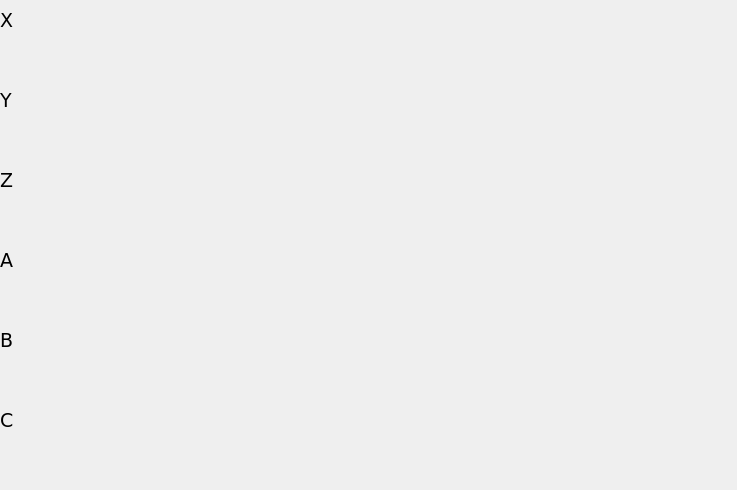
         <widget class="QWidget" name="scrollAreaWidgetContents_2">
          <property name="geometry">
           <rect>
            <x>0</x>
            <y>-122</y>
            <width>737</width>
            <height>490</height>
           </rect>
          </property>
          <property name="EvenRowColor" stdset="0">
           <color>
            <red>0</red>
            <green>0</green>
            <blue>0</blue>
           </color>
          </property>
          <property name="OddRowColor" stdset="0">
           <color>
            <red>0</red>
            <green>0</green>
            <blue>0</blue>
           </color>
          </property>
          <layout class="QGridLayout" name="gridLayout_2" columnstretch="3,0">
           <property name="leftMargin">
            <number>0</number>
           </property>
           <property name="topMargin">
            <number>0</number>
           </property>
           <property name="rightMargin">
            <number>0</number>
           </property>
           <property name="bottomMargin">
            <number>10</number>
           </property>
           <property name="spacing">
            <number>0</number>
           </property>
           <item row="1" column="1">
            <widget class="QHmiLabel" name="qHmiLabel_6">
             <property name="minimumSize">
              <size>
               <width>50</width>
               <height>40</height>
              </size>
             </property>
             <property name="font">
              <font>
               <family>DejaVu Sans</family>
               <pointsize>10</pointsize>
               <weight>50</weight>
               <italic>false</italic>
               <bold>false</bold>
              </font>
             </property>
             <property name="styleSheet">
              <string notr="true">font:10pt &quot;DejaVu Sans&quot;;
</string>
             </property>
             <property name="midLineWidth">
              <number>-1</number>
             </property>
             <property name="alignment">
              <set>Qt::AlignRight|Qt::AlignTrailing|Qt::AlignVCenter</set>
             </property>
             <property name="wordWrap">
              <bool>true</bool>
             </property>
             <property name="fieldName">
              <cstring>CONF1__FB_RESET_AXIS_X.SSTATUS</cstring>
             </property>
             <property name="PasswordLevel" stdset="0">
              <number>0</number>
             </property>
             <property name="Hide" stdset="0">
              <bool>true</bool>
             </property>
            </widget>
           </item>
           <item row="0" column="1">
            <widget class="QHmiLabel" name="qHmiLabel_5">
             <property name="minimumSize">
              <size>
               <width>50</width>
               <height>40</height>
              </size>
             </property>
             <property name="font">
              <font>
               <family>DejaVu Sans</family>
               <pointsize>10</pointsize>
               <weight>50</weight>
               <italic>false</italic>
               <bold>false</bold>
              </font>
             </property>
             <property name="styleSheet">
              <string notr="true">font:10pt &quot;DejaVu Sans&quot;;
</string>
             </property>
             <property name="midLineWidth">
              <number>-1</number>
             </property>
             <property name="alignment">
              <set>Qt::AlignRight|Qt::AlignTrailing|Qt::AlignVCenter</set>
             </property>
             <property name="wordWrap">
              <bool>true</bool>
             </property>
             <property name="fieldName">
              <cstring>CONF1_AXIS_X.AXIS_ERRORSTR</cstring>
             </property>
             <property name="PasswordLevel" stdset="0">
              <number>0</number>
             </property>
             <property name="Hide" stdset="0">
              <bool>true</bool>
             </property>
            </widget>
           </item>
           <item row="10" column="0">
            <widget class="QLabel" name="label_14">
             <property name="font">
              <font>
               <family>DejaVu Sans</family>
               <pointsize>14</pointsize>
               <weight>50</weight>
               <italic>false</italic>
               <bold>false</bold>
              </font>
             </property>
             <property name="styleSheet">
              <string notr="true">font:14pt &quot;DejaVu Sans&quot;;
</string>
             </property>
             <property name="text">
              <string>C</string>
             </property>
             <property name="PasswordLevel" stdset="0">
              <number>0</number>
             </property>
             <property name="Hide" stdset="0">
              <bool>true</bool>
             </property>
            </widget>
           </item>
           <item row="4" column="1">
            <widget class="QHmiLabel" name="qHmiLabel_9">
             <property name="minimumSize">
              <size>
               <width>50</width>
               <height>40</height>
              </size>
             </property>
             <property name="font">
              <font>
               <family>DejaVu Sans</family>
               <pointsize>10</pointsize>
               <weight>50</weight>
               <italic>false</italic>
               <bold>false</bold>
              </font>
             </property>
             <property name="styleSheet">
              <string notr="true">font:10pt &quot;DejaVu Sans&quot;;
</string>
             </property>
             <property name="midLineWidth">
              <number>-1</number>
             </property>
             <property name="alignment">
              <set>Qt::AlignRight|Qt::AlignTrailing|Qt::AlignVCenter</set>
             </property>
             <property name="wordWrap">
              <bool>true</bool>
             </property>
             <property name="fieldName">
              <cstring>CONF1_AXIS_Z.AXIS_ERRORSTR</cstring>
             </property>
             <property name="PasswordLevel" stdset="0">
              <number>0</number>
             </property>
             <property name="Hide" stdset="0">
              <bool>true</bool>
             </property>
            </widget>
           </item>
           <item row="3" column="1">
            <widget class="QHmiLabel" name="qHmiLabel_8">
             <property name="minimumSize">
              <size>
               <width>50</width>
               <height>40</height>
              </size>
             </property>
             <property name="font">
              <font>
               <family>DejaVu Sans</family>
               <pointsize>10</pointsize>
               <weight>50</weight>
               <italic>false</italic>
               <bold>false</bold>
              </font>
             </property>
             <property name="styleSheet">
              <string notr="true">font:10pt &quot;DejaVu Sans&quot;;
</string>
             </property>
             <property name="midLineWidth">
              <number>-1</number>
             </property>
             <property name="alignment">
              <set>Qt::AlignRight|Qt::AlignTrailing|Qt::AlignVCenter</set>
             </property>
             <property name="wordWrap">
              <bool>true</bool>
             </property>
             <property name="fieldName">
              <cstring>CONF1__FB_RESET_AXIS_Y.SSTATUS</cstring>
             </property>
             <property name="PasswordLevel" stdset="0">
              <number>0</number>
             </property>
             <property name="Hide" stdset="0">
              <bool>true</bool>
             </property>
            </widget>
           </item>
           <item row="9" column="1">
            <widget class="QHmiLabel" name="qHmiLabel_19">
             <property name="minimumSize">
              <size>
               <width>50</width>
               <height>40</height>
              </size>
             </property>
             <property name="font">
              <font>
               <family>DejaVu Sans</family>
               <pointsize>10</pointsize>
               <weight>50</weight>
               <italic>false</italic>
               <bold>false</bold>
              </font>
             </property>
             <property name="styleSheet">
              <string notr="true">font:10pt &quot;DejaVu Sans&quot;;
</string>
             </property>
             <property name="midLineWidth">
              <number>-1</number>
             </property>
             <property name="alignment">
              <set>Qt::AlignRight|Qt::AlignTrailing|Qt::AlignVCenter</set>
             </property>
             <property name="wordWrap">
              <bool>true</bool>
             </property>
             <property name="fieldName">
              <cstring>CONF1__FB_RESET_AXIS_B.SSTATUS</cstring>
             </property>
             <property name="PasswordLevel" stdset="0">
              <number>0</number>
             </property>
             <property name="Hide" stdset="0">
              <bool>true</bool>
             </property>
            </widget>
           </item>
           <item row="2" column="0">
            <widget class="QLabel" name="label_5">
             <property name="font">
              <font>
               <family>DejaVu Sans</family>
               <pointsize>14</pointsize>
               <weight>50</weight>
               <italic>false</italic>
               <bold>false</bold>
              </font>
             </property>
             <property name="styleSheet">
              <string notr="true">font:14pt &quot;DejaVu Sans&quot;;
</string>
             </property>
             <property name="text">
              <string>Y</string>
             </property>
             <property name="PasswordLevel" stdset="0">
              <number>0</number>
             </property>
             <property name="Hide" stdset="0">
              <bool>true</bool>
             </property>
            </widget>
           </item>
           <item row="2" column="1">
            <widget class="QHmiLabel" name="qHmiLabel_7">
             <property name="minimumSize">
              <size>
               <width>50</width>
               <height>40</height>
              </size>
             </property>
             <property name="font">
              <font>
               <family>DejaVu Sans</family>
               <pointsize>10</pointsize>
               <weight>50</weight>
               <italic>false</italic>
               <bold>false</bold>
              </font>
             </property>
             <property name="styleSheet">
              <string notr="true">font:10pt &quot;DejaVu Sans&quot;;
</string>
             </property>
             <property name="midLineWidth">
              <number>-1</number>
             </property>
             <property name="alignment">
              <set>Qt::AlignRight|Qt::AlignTrailing|Qt::AlignVCenter</set>
             </property>
             <property name="wordWrap">
              <bool>true</bool>
             </property>
             <property name="fieldName">
              <cstring>CONF1_AXIS_Y.AXIS_ERRORSTR</cstring>
             </property>
             <property name="PasswordLevel" stdset="0">
              <number>0</number>
             </property>
             <property name="Hide" stdset="0">
              <bool>true</bool>
             </property>
            </widget>
           </item>
           <item row="4" column="0">
            <widget class="QLabel" name="label_6">
             <property name="font">
              <font>
               <family>DejaVu Sans</family>
               <pointsize>14</pointsize>
               <weight>50</weight>
               <italic>false</italic>
               <bold>false</bold>
              </font>
             </property>
             <property name="styleSheet">
              <string notr="true">font:14pt &quot;DejaVu Sans&quot;;
</string>
             </property>
             <property name="text">
              <string>Z</string>
             </property>
             <property name="PasswordLevel" stdset="0">
              <number>0</number>
             </property>
             <property name="Hide" stdset="0">
              <bool>true</bool>
             </property>
            </widget>
           </item>
           <item row="5" column="1">
            <widget class="QHmiLabel" name="qHmiLabel_10">
             <property name="minimumSize">
              <size>
               <width>50</width>
               <height>40</height>
              </size>
             </property>
             <property name="font">
              <font>
               <family>DejaVu Sans</family>
               <pointsize>10</pointsize>
               <weight>50</weight>
               <italic>false</italic>
               <bold>false</bold>
              </font>
             </property>
             <property name="styleSheet">
              <string notr="true">font:10pt &quot;DejaVu Sans&quot;;
</string>
             </property>
             <property name="midLineWidth">
              <number>-1</number>
             </property>
             <property name="alignment">
              <set>Qt::AlignRight|Qt::AlignTrailing|Qt::AlignVCenter</set>
             </property>
             <property name="wordWrap">
              <bool>true</bool>
             </property>
             <property name="fieldName">
              <cstring>CONF1__FB_RESET_AXIS_Z.SSTATUS</cstring>
             </property>
             <property name="PasswordLevel" stdset="0">
              <number>0</number>
             </property>
             <property name="Hide" stdset="0">
              <bool>true</bool>
             </property>
            </widget>
           </item>
           <item row="10" column="1">
            <widget class="QHmiLabel" name="qHmiLabel_20">
             <property name="minimumSize">
              <size>
               <width>50</width>
               <height>40</height>
              </size>
             </property>
             <property name="font">
              <font>
               <family>DejaVu Sans</family>
               <pointsize>10</pointsize>
               <weight>50</weight>
               <italic>false</italic>
               <bold>false</bold>
              </font>
             </property>
             <property name="styleSheet">
              <string notr="true">font:10pt &quot;DejaVu Sans&quot;;
</string>
             </property>
             <property name="midLineWidth">
              <number>-1</number>
             </property>
             <property name="alignment">
              <set>Qt::AlignRight|Qt::AlignTrailing|Qt::AlignVCenter</set>
             </property>
             <property name="wordWrap">
              <bool>true</bool>
             </property>
             <property name="fieldName">
              <cstring>CONF1_AXIS_C.AXIS_ERRORSTR</cstring>
             </property>
             <property name="PasswordLevel" stdset="0">
              <number>0</number>
             </property>
             <property name="Hide" stdset="0">
              <bool>true</bool>
             </property>
            </widget>
           </item>
           <item row="7" column="1">
            <widget class="QHmiLabel" name="qHmiLabel_12">
             <property name="minimumSize">
              <size>
               <width>50</width>
               <height>40</height>
              </size>
             </property>
             <property name="font">
              <font>
               <family>DejaVu Sans</family>
               <pointsize>10</pointsize>
               <weight>50</weight>
               <italic>false</italic>
               <bold>false</bold>
              </font>
             </property>
             <property name="styleSheet">
              <string notr="true">font:10pt &quot;DejaVu Sans&quot;;
</string>
             </property>
             <property name="midLineWidth">
              <number>-1</number>
             </property>
             <property name="alignment">
              <set>Qt::AlignRight|Qt::AlignTrailing|Qt::AlignVCenter</set>
             </property>
             <property name="wordWrap">
              <bool>true</bool>
             </property>
             <property name="fieldName">
              <cstring>CONF1__FB_RESET_AXIS_A.SSTATUS</cstring>
             </property>
             <property name="PasswordLevel" stdset="0">
              <number>0</number>
             </property>
             <property name="Hide" stdset="0">
              <bool>true</bool>
             </property>
            </widget>
           </item>
           <item row="6" column="1">
            <widget class="QHmiLabel" name="qHmiLabel_11">
             <property name="minimumSize">
              <size>
               <width>50</width>
               <height>40</height>
              </size>
             </property>
             <property name="font">
              <font>
               <family>DejaVu Sans</family>
               <pointsize>10</pointsize>
               <weight>50</weight>
               <italic>false</italic>
               <bold>false</bold>
              </font>
             </property>
             <property name="styleSheet">
              <string notr="true">font:10pt &quot;DejaVu Sans&quot;;
</string>
             </property>
             <property name="midLineWidth">
              <number>-1</number>
             </property>
             <property name="alignment">
              <set>Qt::AlignRight|Qt::AlignTrailing|Qt::AlignVCenter</set>
             </property>
             <property name="wordWrap">
              <bool>true</bool>
             </property>
             <property name="fieldName">
              <cstring>CONF1_AXIS_A.AXIS_ERRORSTR</cstring>
             </property>
             <property name="PasswordLevel" stdset="0">
              <number>0</number>
             </property>
             <property name="Hide" stdset="0">
              <bool>true</bool>
             </property>
            </widget>
           </item>
           <item row="0" column="0">
            <widget class="QLabel" name="label_4">
             <property name="font">
              <font>
               <family>DejaVu Sans</family>
               <pointsize>14</pointsize>
               <weight>50</weight>
               <italic>false</italic>
               <bold>false</bold>
              </font>
             </property>
             <property name="styleSheet">
              <string notr="true">font:14pt &quot;DejaVu Sans&quot;;
</string>
             </property>
             <property name="text">
              <string>X</string>
             </property>
             <property name="PasswordLevel" stdset="0">
              <number>0</number>
             </property>
             <property name="Hide" stdset="0">
              <bool>true</bool>
             </property>
            </widget>
           </item>
           <item row="8" column="0">
            <widget class="QLabel" name="label_13">
             <property name="font">
              <font>
               <family>DejaVu Sans</family>
               <pointsize>14</pointsize>
               <weight>50</weight>
               <italic>false</italic>
               <bold>false</bold>
              </font>
             </property>
             <property name="styleSheet">
              <string notr="true">font:14pt &quot;DejaVu Sans&quot;;
</string>
             </property>
             <property name="text">
              <string>B</string>
             </property>
             <property name="PasswordLevel" stdset="0">
              <number>0</number>
             </property>
             <property name="Hide" stdset="0">
              <bool>true</bool>
             </property>
            </widget>
           </item>
           <item row="8" column="1">
            <widget class="QHmiLabel" name="qHmiLabel_13">
             <property name="minimumSize">
              <size>
               <width>50</width>
               <height>40</height>
              </size>
             </property>
             <property name="font">
              <font>
               <family>DejaVu Sans</family>
               <pointsize>10</pointsize>
               <weight>50</weight>
               <italic>false</italic>
               <bold>false</bold>
              </font>
             </property>
             <property name="styleSheet">
              <string notr="true">font:10pt &quot;DejaVu Sans&quot;;
</string>
             </property>
             <property name="midLineWidth">
              <number>-1</number>
             </property>
             <property name="alignment">
              <set>Qt::AlignRight|Qt::AlignTrailing|Qt::AlignVCenter</set>
             </property>
             <property name="wordWrap">
              <bool>true</bool>
             </property>
             <property name="fieldName">
              <cstring>CONF1_AXIS_B.AXIS_ERRORSTR</cstring>
             </property>
             <property name="PasswordLevel" stdset="0">
              <number>0</number>
             </property>
             <property name="Hide" stdset="0">
              <bool>true</bool>
             </property>
            </widget>
           </item>
           <item row="6" column="0">
            <widget class="QLabel" name="label_7">
             <property name="font">
              <font>
               <family>DejaVu Sans</family>
               <pointsize>14</pointsize>
               <weight>50</weight>
               <italic>false</italic>
               <bold>false</bold>
              </font>
             </property>
             <property name="styleSheet">
              <string notr="true">font:14pt &quot;DejaVu Sans&quot;;
</string>
             </property>
             <property name="text">
              <string>A</string>
             </property>
             <property name="PasswordLevel" stdset="0">
              <number>0</number>
             </property>
             <property name="Hide" stdset="0">
              <bool>true</bool>
             </property>
            </widget>
           </item>
           <item row="11" column="1">
            <widget class="QHmiLabel" name="qHmiLabel_21">
             <property name="minimumSize">
              <size>
               <width>50</width>
               <height>40</height>
              </size>
             </property>
             <property name="font">
              <font>
               <family>DejaVu Sans</family>
               <pointsize>10</pointsize>
               <weight>50</weight>
               <italic>false</italic>
               <bold>false</bold>
              </font>
             </property>
             <property name="styleSheet">
              <string notr="true">font:10pt &quot;DejaVu Sans&quot;;
</string>
             </property>
             <property name="midLineWidth">
              <number>-1</number>
             </property>
             <property name="alignment">
              <set>Qt::AlignRight|Qt::AlignTrailing|Qt::AlignVCenter</set>
             </property>
             <property name="wordWrap">
              <bool>true</bool>
             </property>
             <property name="fieldName">
              <cstring>CONF1__FB_RESET_AXIS_C.SSTATUS</cstring>
             </property>
             <property name="PasswordLevel" stdset="0">
              <number>0</number>
             </property>
             <property name="Hide" stdset="0">
              <bool>true</bool>
             </property>
            </widget>
           </item>
          </layout>
         </widget>
